Frame 1 (no input): blank canvas, image omitted
Frame 60 (the mouse pressed at the canvas centre just before this capture): blank canvas, image omitted
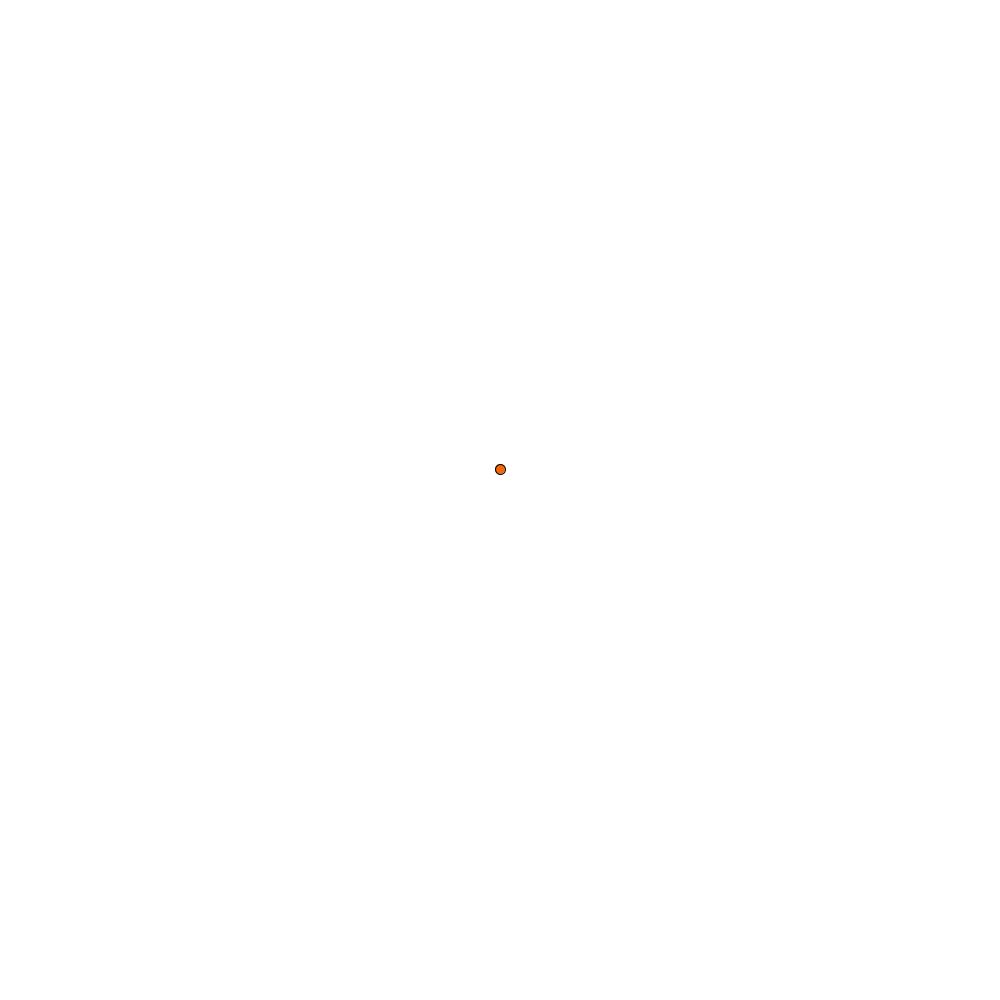
Frame 120 (the mouse held since frame 60 and released just before this capture)

The Processing sketch whose frames 1 and 60 were blank and that drew this single picture after the mouse press (run headless with seeded random() and noise(); from frame 60 on, the mouse is pressed at the canvas centre):

// Processing sketch: FireworkSimulation
// ── FireworkSimulation.pde
Firework f1;
int nParticles;
int colorIdx;
color[] FireworkColors = {#db0000, #f66706, #3e2200, #ffc100, #9068d4, #4bb1df};


void setup () {
  size(1000, 1000);
  background(255);
}

void draw() { 
  background(255);
  if (f1 != null) {
    f1.display();
    f1.launchFirework();
  }
    
}

void mousePressed() {
  nParticles = int(random(12, 24));
  colorIdx = int(random(5));
  f1 = new Firework(mouseX, height, nParticles, FireworkColors[colorIdx]);
}

// ── Firework.pde
class Firework {
  float x, y, z;
  color c;
  PShape core;
  int nParticles;
  
  Particle[] allParticles;
  Particle newParticle;
  float vx, vy;
  
  Firework (float x, float y, int nParticles, color c) {
    this.x = x;
    this.y = y;
    this.c = c;  
    this.nParticles = nParticles;
    fill(c);
    core = createShape(ELLIPSE, 0, 0, 10, 10);    
  }
  
  void launchFirework() {
    if (this.y > 200){
      this.y -= 9; 
    } else {
      this.detonateFirework();
    }
  }
  
  void detonateFirework() {
    if (newParticle == null) {
    float angle = TWO_PI/nParticles;
    float currentAngle = 0;
    allParticles = new Particle[this.nParticles];
    for (int i = 0; i < this.nParticles; i++) {
      vx = cos(currentAngle) * 7;
      vy = sin(currentAngle) * 7;
      currentAngle += angle;
      newParticle = new Particle(this.c, this.x, this.y, vx, vy);
      allParticles[i] = (newParticle);
    }
    } else {
    for (int i = 0; i < this.nParticles; i++) {
      allParticles[i].display();
      allParticles[i].beginMovement();
    }
    }
  }
  
  void display() {  
    if (this.y > 200) {
      pushMatrix();
      translate(this.x, this.y);
      shape(core);
      popMatrix();    }
}
}

// ── Particle.pde
class Particle {
float x, y, vx, vy;;
float gravity = .4;
PShape particle;
  Particle (color c, float x, float y, float vx, float vy) {
    this.x = x;
    this.y = y;
    this.vx = vx;
    this.vy = -vy;
    fill(c);
    particle = createShape(ELLIPSE, 0, 0, 5, 5);
  }
  
  void beginMovement () {
    this.x += vx;
    this.y += vy;
    this.vy += gravity;
    
  }
  
  void display() {
    
    pushMatrix();
    translate(this.x, this.y);
    shape(particle);
    popMatrix();
  }
  
}
